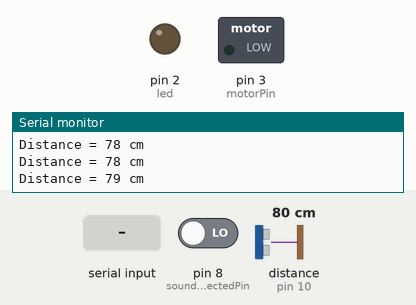
A sketch run on a simulated Arduino Uno, built with avr-gcc and run on an emulated ATmega328P. Parts: switched loads named in the sketch (green lamp = pin HIGH), output pins drawn as LEDs (lit = HIGH), the last lines printed to the serial monitor. Wiring (inferred from the names in the program): ultrasonic range finder: trigger pin 9; echo pin 10. The test bench sets the inputs (shaded band); at power-on: pin 8 (soundDetectedPin) LOW, distance to the obstacle (sensor on pin 10) 80 cm. The echo pulse lasts 58.3 µs per cm; pins used as bus, display or sensor lines are not drawn.

Above: at 1.2 s.
1.3 s: pin 8 (soundDetectedPin) driven HIGH
3.1 s: distance to the obstacle (sensor on pin 10) set to 13 cm
4.6 s: distance to the obstacle (sensor on pin 10) set to 10 cm
At 5.4 s:
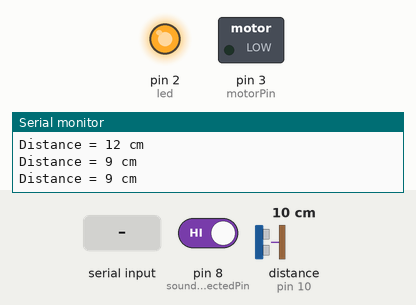
6.3 s: "90,45\n" received over Serial
At 6.65 s:
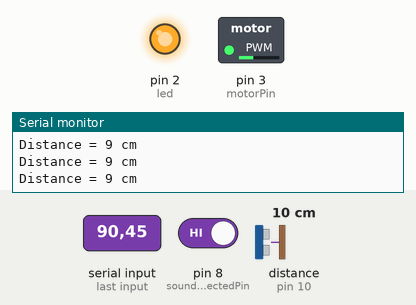
9.3 s: "30,150\n" received over Serial
At 10.9 s:
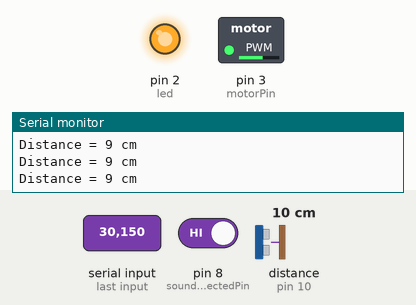
12.3 s: "200\n" received over Serial
At 13.0 s:
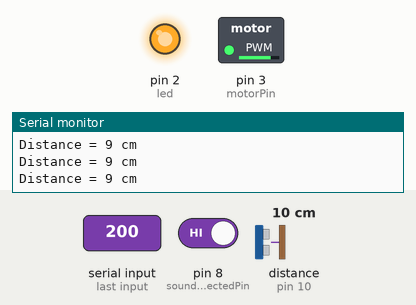
Timing chart, 0 to 15.4 s (numbered marks = the images above; inputs shaded):
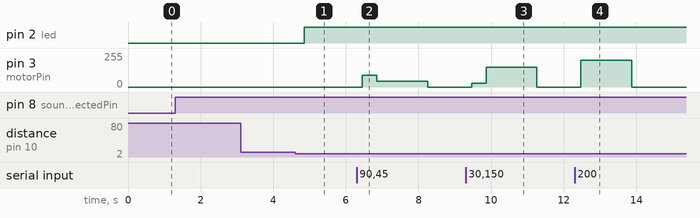

Measured:
- the behaviour switches between 12 and 11 cm on distance to the obstacle (sensor on pin 10) (found by bisection; images 0 and 1)
- after the input at 4.6 s, pin 2 (led): LOW → HIGH after 0.25 s
- after the input at 6.3 s, pin 3 (motorPin): 0/255 → 90/255 after 0.16 s, → 45/255 0.40 s later, → 0/255 1.4 s later
- after the input at 9.3 s, pin 3 (motorPin): 0/255 → 30/255 after 0.16 s, → 150/255 0.40 s later, → 0/255 1.4 s later
- after the input at 12.3 s, pin 3 (motorPin): 0/255 → 200/255 after 0.17 s, → 0/255 1.4 s later

The sketch:

hope2.0.ino
```cpp
  //
  const int TriggerPin = 9;      //Trig pin
  const int EchoPin = 10;         //Echo pin
  long Duration = 1;
  const int led = 2;

  long safetyDuration;
  int distance;
  int safetyDistance;

  //microphone
  int soundDetectedPin = 8; // Use Pin 8 as our Input
  int soundDetectedVal = HIGH; // This is where we record our Sound Measurement
  boolean bAlarm = false;
  unsigned long lastSoundDetectTime; // Record the time that we measured a sound
  int soundAlarmTime = 500; // Number of milli seconds to keep the sound alarm high

  //vib motor
  int motorPin = 3;


void setup() {
  // put your setup code here, to run once:
  pinMode(TriggerPin,OUTPUT);  // Trigger is an output pin
  pinMode(EchoPin,INPUT);      // Echo is an input pin
  pinMode(led, OUTPUT);
  Serial.begin(9600);          // Serial Output

  //microphone
  pinMode (soundDetectedPin, INPUT) ; // input from the Sound Detection Module


  //motor
  pinMode(motorPin, OUTPUT);
  Serial.begin(9600);
  while (! Serial);
  Serial.println("Speed 0 to 255");
}


void loop() {

delayMicroseconds(2);

  // put your main code here, to run repeatedly:
  digitalWrite(TriggerPin, LOW);
  delayMicroseconds(2);
  digitalWrite(TriggerPin, HIGH);          // Trigger pin to HIGH
  delayMicroseconds(10);                   // 10us high
  digitalWrite(TriggerPin, LOW);           // Trigger pin to HIGH

  Duration = pulseIn(EchoPin,HIGH);        // Waits for the echo pin to get high
                                           // returns the Duration in microseconds
  long Distance_cm = Distance(Duration);   // Use function to calculate the distance

  safetyDistance = Distance_cm;


  if (safetyDistance <= 10){
    digitalWrite(led, HIGH);   //light turning on cuz of proximity
    if (Serial.available())    //motor turning on cuz of proximity
  {
    int speed = Serial.parseInt();
    if (speed >= 0 && speed <= 255)
    {
      analogWrite(motorPin, speed);
  }
  }
  }
  else{
    digitalWrite(led, LOW);
  }

  Serial.print("Distance = ");             // Output to serial
  Serial.print(Distance_cm);
  Serial.println(" cm");
  delay(400);                             // Wait to do next measurement


    //microphone

  soundDetectedVal = digitalRead (soundDetectedPin) ; // read the sound alarm time


  if (soundDetectedVal == HIGH) // If we hear a sound
  {

    lastSoundDetectTime = millis(); // record the time of the sound alarm
    // The following is so you don't scroll on the output screen
    if (!bAlarm){
      Serial.println("LOUD, LOUD");
      bAlarm = true;
      digitalWrite(led, HIGH);   //light turning on cuz of sound
      if (Serial.available())   //motor turning on cuz of sound
  {
    int speed = Serial.parseInt();
    if (speed >= 0 && speed <= 255)
    {
      analogWrite(motorPin, speed);
  }
  }
    }
  }
  else
  {
    if( (millis()-lastSoundDetectTime) > soundAlarmTime  &&  bAlarm){
      Serial.println("quiet");
      bAlarm = false;
      digitalWrite(led, LOW);
    }
  }


}


long Distance(long time)
{
  long DistanceCalc;                      // Calculation variable

  DistanceCalc = ((time * 0.034) / 2);     // Actual calculation in cm
    //DistanceCalc = time / 74 / 2;         // Actual calculation in inches
  return DistanceCalc;                    // return calculated value
}
```
